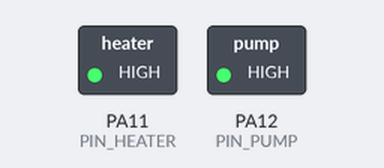
This sketch was run on a simulated STM32 Blue Pill. Shown: switched loads named in the sketch (green lamp = pin HIGH).

Above: at 2.5 s.
At 7.5 s:
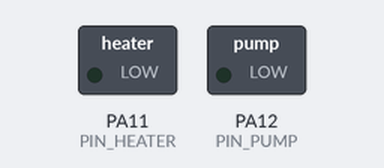
Timing chart, 0 to 13.0 s (numbered marks = the images above):
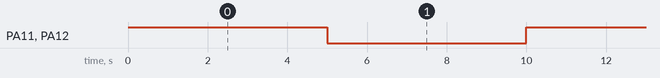

Measured:
- by itself, PA11 (PIN_HEATER), PA12 (PIN_PUMP): alternates HIGH for 5.0 s and LOW for 5.0 s

The sketch:

PWMTEST.ino
```cpp
#include "Arduino.h"

#define PIN_PUMP PA12
#define PIN_HEATER PA11

void setup() {

  pinMode(PIN_HEATER, OUTPUT);
  pinMode(PIN_PUMP, OUTPUT);
  //pinMode(PC13, OUTPUT);
}

void loop() {

  digitalWrite(PIN_HEATER, HIGH);
  digitalWrite(PIN_PUMP, HIGH);
  //digitalWrite(PC13, HIGH);

  delay(5000);

  digitalWrite(PIN_HEATER, LOW);
  digitalWrite(PIN_PUMP, LOW);
  //digitalWrite(PC13, LOW);

  delay(5000);
}
```
